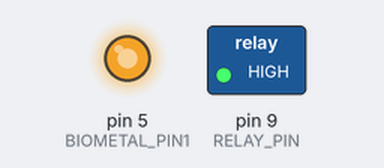
The sketch below on a simulated Arduino Uno, built with avr-gcc and run on an emulated ATmega328P. On the bench: switched loads named in the sketch (green lamp = pin HIGH), output pins drawn as LEDs (lit = HIGH).

Above: at 0.2 s.
Timing chart, 0 to 126.7 s (numbered marks = the images above):
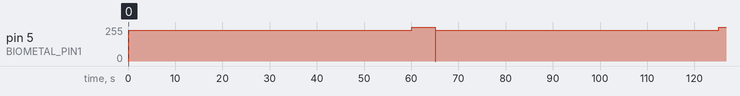

The sketch:

cool_time_check.ino
```cpp
const int RELAY_PIN = 9;
const int BIOMETAL_PIN1 = 5;

void setup() {
  pinMode(RELAY_PIN, OUTPUT);
  pinMode(BIOMETAL_PIN1, OUTPUT);

//  TCCR0B &= B11111000;
//  TCCR0B |= B00000010;

  delay(50);
  digitalWrite(RELAY_PIN, HIGH);
}

void loop() {
  int value = 255;
  analogWrite(BIOMETAL_PIN1, 255 - value);
  delay(70);
  value = 25;
  analogWrite(BIOMETAL_PIN1, 255 - value);
  delay(60000);
  value = 0;
  analogWrite(BIOMETAL_PIN1, 255 - value);
  delay(5000);
}
```
